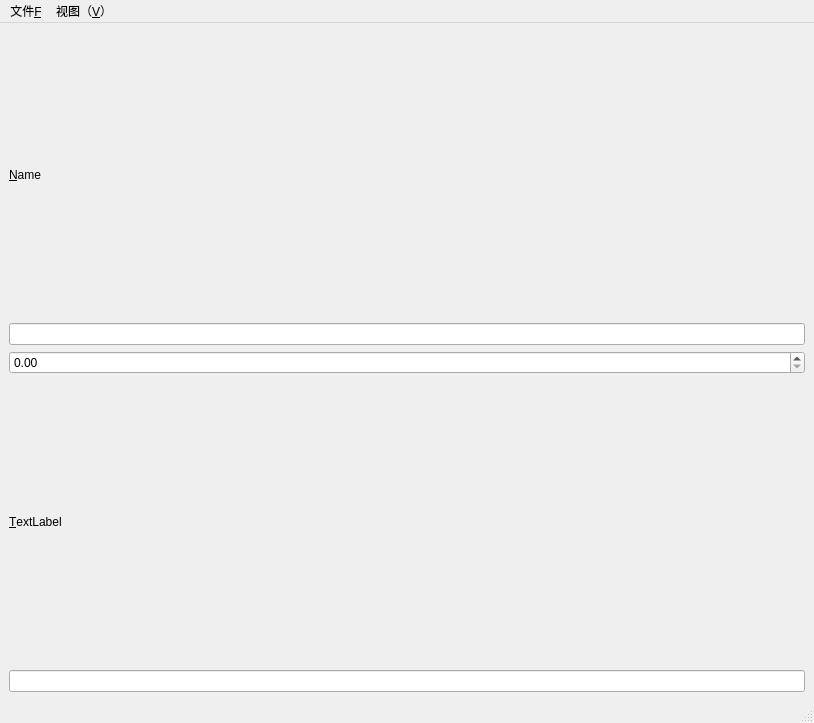
<?xml version="1.0" encoding="UTF-8"?>
<ui version="4.0">
 <class>MainWindow</class>
 <widget class="QMainWindow" name="MainWindow">
  <property name="geometry">
   <rect>
    <x>0</x>
    <y>0</y>
    <width>814</width>
    <height>723</height>
   </rect>
  </property>
  <property name="windowTitle">
   <string>MainWindow</string>
  </property>
  <widget class="QWidget" name="centralwidget">
   <layout class="QVBoxLayout" name="verticalLayout">
    <item>
     <widget class="QLabel" name="label">
      <property name="text">
       <string>&amp;Name</string>
      </property>
      <property name="buddy">
       <cstring>lineEdit</cstring>
      </property>
     </widget>
    </item>
    <item>
     <widget class="QLineEdit" name="lineEdit"/>
    </item>
    <item>
     <widget class="QDoubleSpinBox" name="doubleSpinBox"/>
    </item>
    <item>
     <widget class="QLabel" name="label_2">
      <property name="text">
       <string>&amp;TextLabel</string>
      </property>
      <property name="buddy">
       <cstring>lineEdit_2</cstring>
      </property>
     </widget>
    </item>
    <item>
     <widget class="QLineEdit" name="lineEdit_2"/>
    </item>
   </layout>
  </widget>
  <widget class="QMenuBar" name="menubar">
   <property name="geometry">
    <rect>
     <x>0</x>
     <y>0</y>
     <width>814</width>
     <height>23</height>
    </rect>
   </property>
   <widget class="QMenu" name="menu_F">
    <property name="title">
     <string>文件&amp;F</string>
    </property>
   </widget>
   <widget class="QMenu" name="menu_V">
    <property name="title">
     <string>视图（&amp;V）</string>
    </property>
   </widget>
   <addaction name="menu_F"/>
   <addaction name="menu_V"/>
  </widget>
  <widget class="QStatusBar" name="statusbar"/>
 </widget>
 <resources/>
 <connections/>
</ui>
